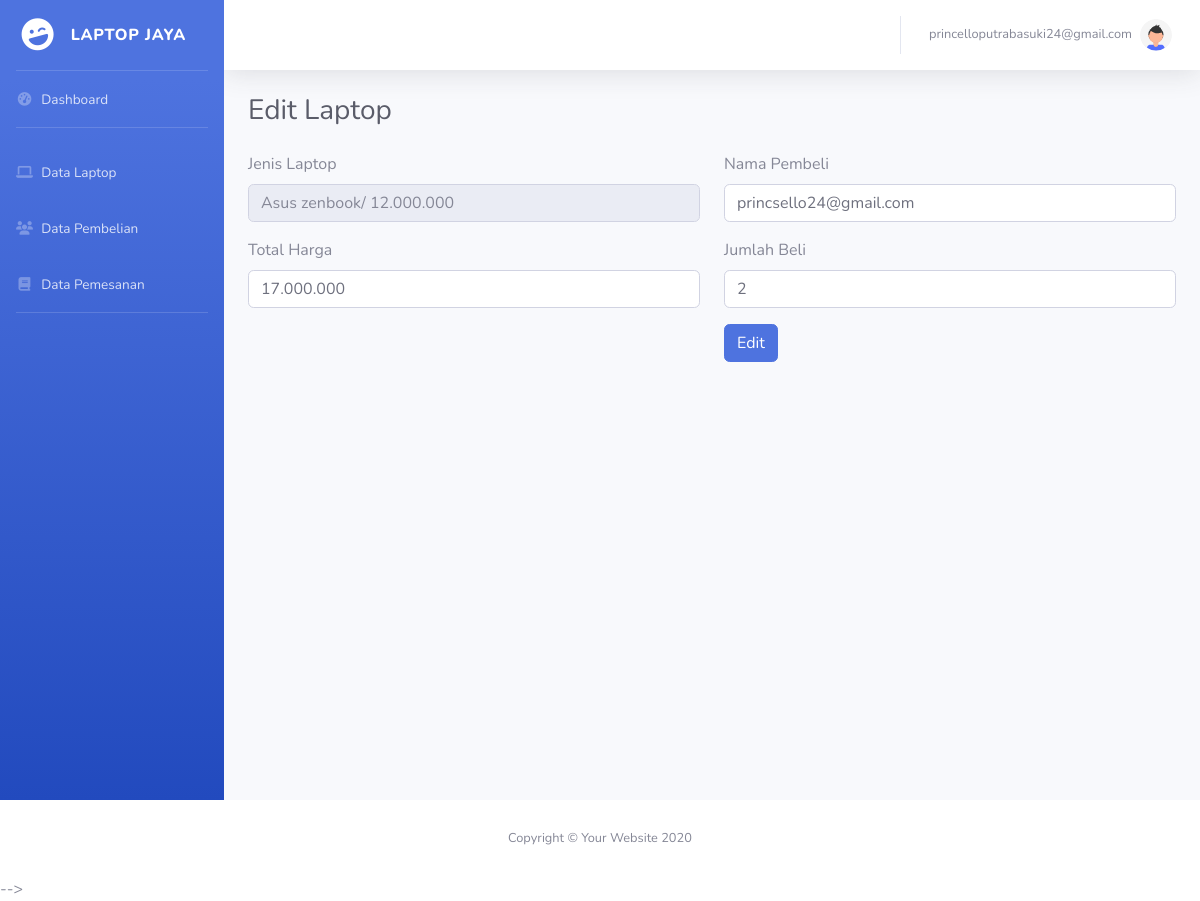
Page /pembelian/editpembelian.php?id=11 (signed in) on the committed database.
### tables this page shows
CREATE TABLE `pembelian` (
  `id` int(11) NOT NULL,
  `id_laptop` int(11) NOT NULL,
  `total_harga` varchar(30) NOT NULL,
  `jumlah` int(11) NOT NULL,
  `tanggal` varchar(40) NOT NULL,
  `nama_pembeli` varchar(70) NOT NULL,
  `status` int(2) NOT NULL
);

CREATE TABLE `laptop` (
  `id_laptop` int(11) NOT NULL,
  `jenis_laptop` varchar(100) NOT NULL,
  `harga` varchar(40) NOT NULL,
  `spesifikasi` varchar(500) NOT NULL,
  `gambar` varchar(70) NOT NULL,
  `stok` int(12) NOT NULL
);

### pembelian/editpembelian.php (the view, shortened to what this page needs)
<?php
require '../asset/headeradmin.php';
require '../asset/sidebaradmin.php';
require '../asset/topbar.php';
require '../functions.php';
$id = $_GET['id'];
$query = "SELECT *,laptop.jenis_laptop FROM pembelian
          INNER JOIN laptop ON pembelian.id_laptop = laptop.id_laptop WHERE id = '$id'";
$result = mysqli_query($koneksi,$query);
 ?>
<div class="container-fluid">
    <h1 class="h3 mb-4 text-gray-800">Edit Laptop</h1>
    <?php while($row = mysqli_fetch_assoc($result)): ?>
        <form  action="" method="post" enctype="multipart/form-data">
        <div class="row">
        <div class="col-md-6">
            <div class="form-group">
                <div class="form-group">
                    <label for="exampleInputEmail1">Jenis Laptop</label>
                    <input  readonly required type="text" name="jenis" class="form-control" id="exampleInputEmail1" aria-describedby="emailHelp"  placeholder="<?= $row['jenis_laptop'] ; ?>/ <?= $row['harga'] ; ?>">
                </div>
            </div>
            <div class="form-group">
                    <label for="exampleInputEmail1">Total Harga</label>
                    <input  required type="text" name="total" class="form-control" id="exampleInputEmail1" aria-describedby="emailHelp" value="<?= $row['total_harga'] ; ?>">
            </div>
        </div>
        <div class="col-md-6">
            <div class="form-group">
                <label for="exampleInputEmail1">Nama Pembeli</label>
                <input required type="text" name="nama" class="form-control" id="exampleInputEmail1" aria-describedby="emailHelp"  value="<?= $row['nama_pembeli'] ; ?>">
            </div>
            <div class="form-group">
                <label for="exampleInputEmail1">Jumlah Beli</label>
                <input min="1" required type="number" name="jumlah" class="form-control" id="exampleInputEmail1" aria-describedby="emailHelp" value="<?= $row['jumlah'] ; ?>">
            </div>
            <button type="submit" name="submit" class="btn btn-primary">Edit</button>
        </div>
</div>
        </form>
    <?php endwhile ; ?>
</div>
</div>
<?php
require '../asset/footeradmin.php';?>

### rows in the picture
pembelian: jenis "Asus zenbook/ 12.000.000", total "17.000.000", nama "princsello24@gmail.com", jumlah "2"

### other values in the picture
$_SESSION['email'] "princelloputrabasuki24@gmail.com"
